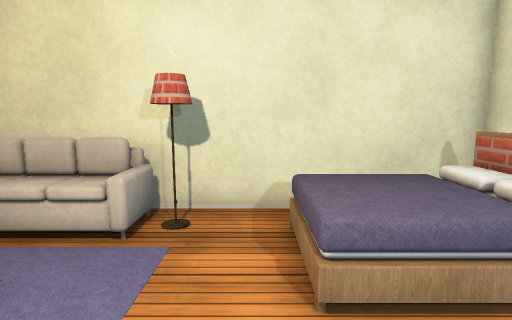
View 1 (above)

15 first-person views from a walk through a 3-D level made in the Unity game engine. The camera is 1.2 m above the floor, tilts 8° down and sees 80° across. Doors are open. The floor is counted in squares, 0.5 m on a side. Each view is taken from the middle of a square. On the plan, view 1 faces up. The plan holds only what a view shows up to about 19 squares ahead; the rest is blank. The player is left out. Some surface patterns are stand-ins.

View 2
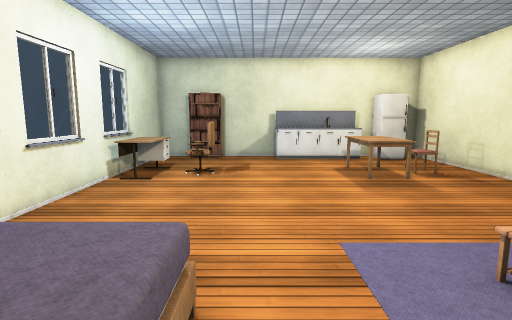

View 3
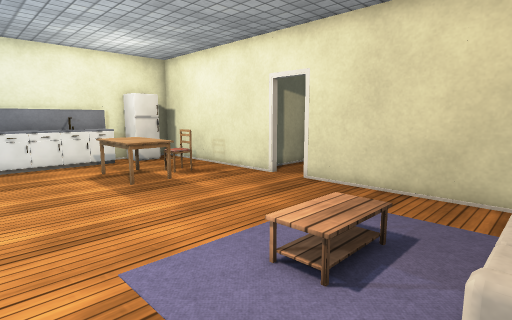

View 4
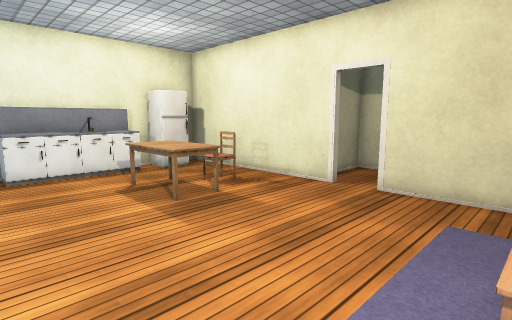

View 5
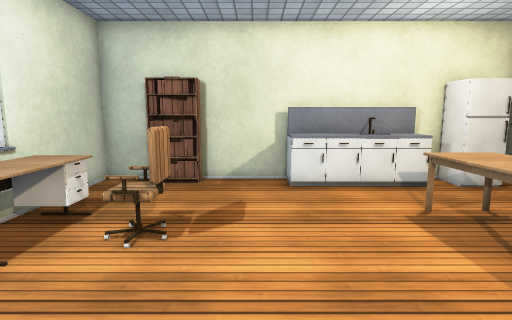

View 6
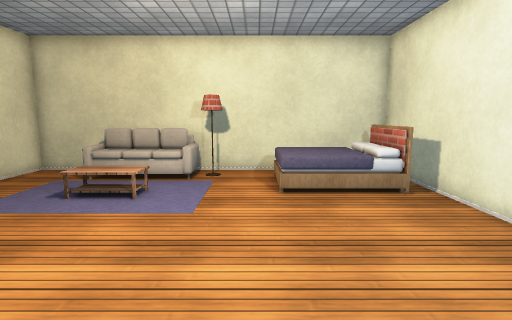

View 7
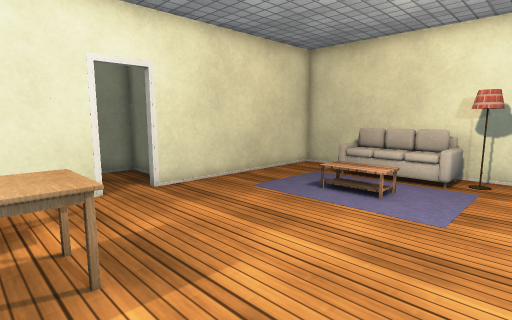

View 8
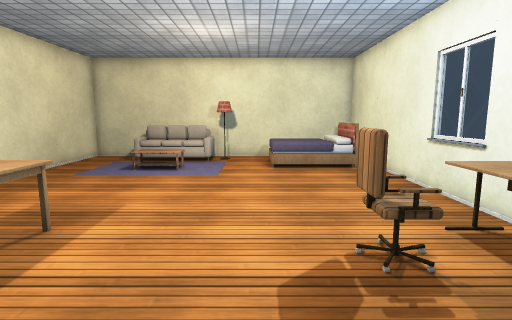

View 9
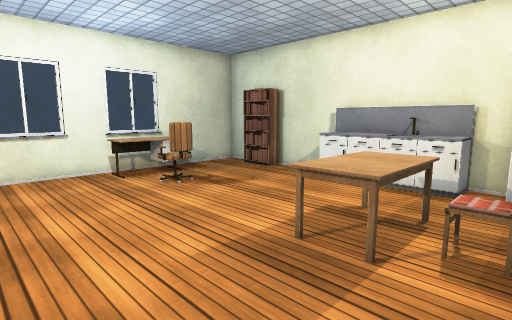

View 10
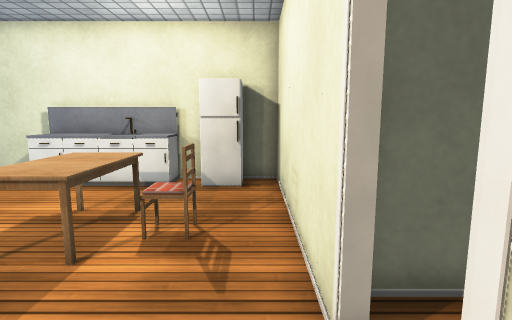

View 11
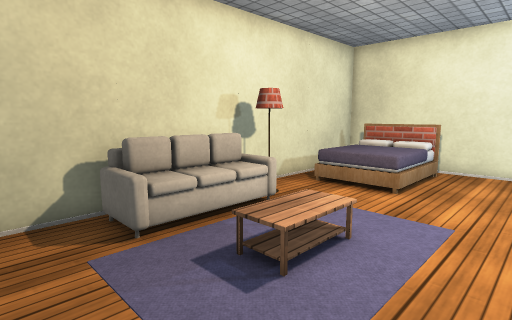

View 12
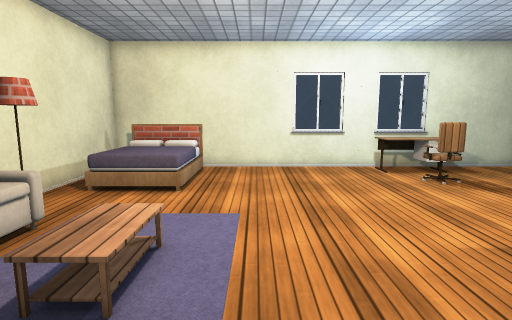

View 13
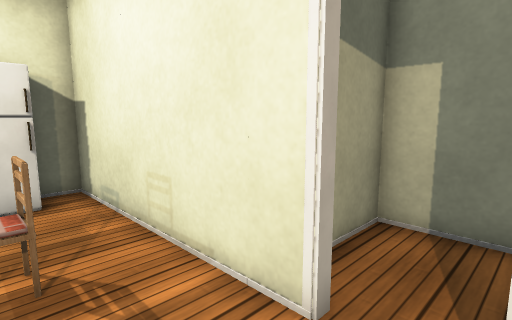

View 14
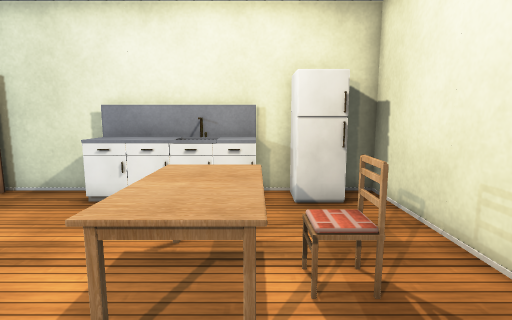

View 15
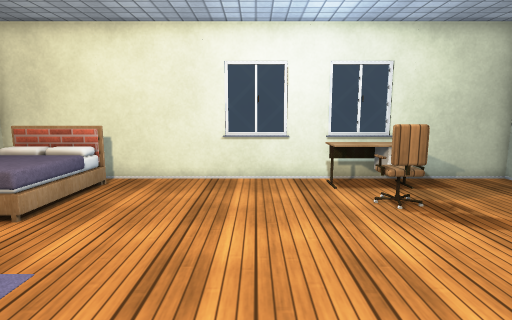

### Floor plan
Key: @ floor where view 1 was taken; # wall or solid block; x gap in a wall; . floor; D open door; = window, fence, low wall or low ledge; O other object.
Columns run from 14 left of view 1 to 6 right of it. Each row starts with its distance up from view 1.
  8     #############
  7     #..O#  OOO.  ###
  6     #..OOO #O..O   #
  5     #..........O    #
  4     #..........OOOO.#
  3     #....OO.........#
  2     #...............#
  1     #...............#
  0 #####.........@.....#
 -1 #...#...............=
 -2 #...D...............#
 -3 #...#...............=
 -4 #####.............. #
 -5     #...OOO.....O.OO#
 -6     #.OOOOO.....OxOO#
 -7     #...OOO.....O.OO#
 -8     #...OOO........ #
 -9     #...............#
-10     #.OOOOOOOO......#
-11     #O OOOOOOO..OOO.#
-12     #################

Positions as (right, up) in squares from view 1, and headings:
1: (0, 0), facing up
2: (0, 7), facing down
3: (0, 6), facing down-left
4: (0, 3), facing down-left
5: (0, 0), facing down
6: (0, -6), facing up
7: (0, -6), facing up-left
8: (0, -11), facing up
9: (-8, 0), facing down-right
10: (-9, 0), facing down
11: (-9, 0), facing up-right
12: (-9, 1), facing right
13: (-7, -1), facing down-left
14: (-6, -2), facing down
15: (-6, -2), facing right
